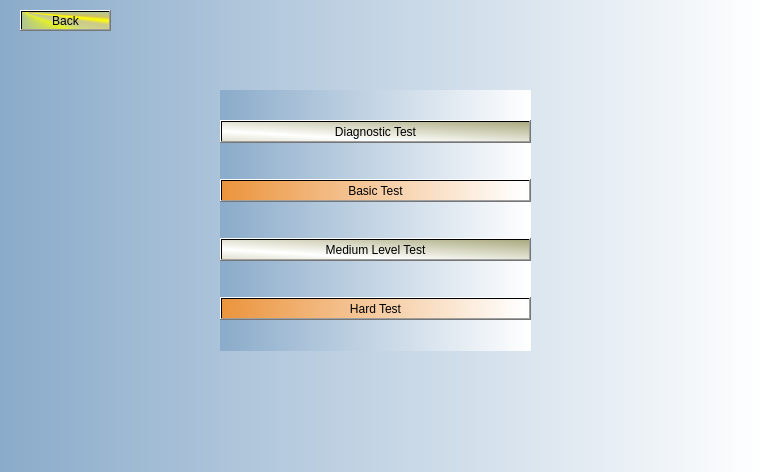
<?xml version="1.0" encoding="UTF-8"?>
<ui version="4.0">
 <class>test</class>
 <widget class="QDialog" name="test">
  <property name="geometry">
   <rect>
    <x>0</x>
    <y>0</y>
    <width>764</width>
    <height>472</height>
   </rect>
  </property>
  <property name="windowTitle">
   <string>Dialog</string>
  </property>
  <property name="styleSheet">
   <string notr="true">background-color: qlineargradient(spread:pad, x1:0, y1:0, x2:1, y2:0, stop:0 rgba(138, 171, 202, 255), stop:1 rgba(255, 255, 255, 255));</string>
  </property>
  <widget class="QWidget" name="verticalLayoutWidget">
   <property name="geometry">
    <rect>
     <x>220</x>
     <y>90</y>
     <width>311</width>
     <height>261</height>
    </rect>
   </property>
   <layout class="QVBoxLayout" name="verticalLayout">
    <item>
     <widget class="QPushButton" name="pushButton">
      <property name="styleSheet">
       <string notr="true">background-color: qlineargradient(spread:reflect, x1:1, y1:0, x2:0.284, y2:0.75, stop:0 rgba(170, 170, 127, 255), stop:1 rgba(255, 255, 255, 255));
font: 75 italic 20pt &quot;Chiller&quot;;</string>
      </property>
      <property name="text">
       <string>Diagnostic Test</string>
      </property>
     </widget>
    </item>
    <item>
     <widget class="QPushButton" name="pushButton_3">
      <property name="styleSheet">
       <string notr="true">font: 75 italic 20pt &quot;Chiller&quot;;
background-color: qlineargradient(spread:pad, x1:0, y1:0, x2:1, y2:0, stop:0 rgba(235, 148, 61, 255), stop:0.98 rgba(255, 255, 255, 255), stop:1 rgba(0, 0, 0, 0));</string>
      </property>
      <property name="text">
       <string>Basic Test</string>
      </property>
     </widget>
    </item>
    <item>
     <widget class="QPushButton" name="pushButton_4">
      <property name="styleSheet">
       <string notr="true">background-color: qlineargradient(spread:reflect, x1:1, y1:0, x2:0.284, y2:0.75, stop:0 rgba(170, 170, 127, 255), stop:1 rgba(255, 255, 255, 255));
font: 75 italic 20pt &quot;Chiller&quot;;</string>
      </property>
      <property name="text">
       <string>Medium Level Test</string>
      </property>
     </widget>
    </item>
    <item>
     <widget class="QPushButton" name="pushButton_2">
      <property name="styleSheet">
       <string notr="true">font: 75 italic 20pt &quot;Chiller&quot;;
background-color: qlineargradient(spread:pad, x1:0, y1:0, x2:1, y2:0, stop:0 rgba(235, 148, 61, 255), stop:0.98 rgba(255, 255, 255, 255), stop:1 rgba(0, 0, 0, 0));</string>
      </property>
      <property name="text">
       <string>Hard Test</string>
      </property>
     </widget>
    </item>
   </layout>
  </widget>
  <widget class="QPushButton" name="pushButton_6">
   <property name="geometry">
    <rect>
     <x>20</x>
     <y>10</y>
     <width>91</width>
     <height>21</height>
    </rect>
   </property>
   <property name="styleSheet">
    <string notr="true">background-color: qconicalgradient(cx:0, cy:0, angle:135, stop:0 rgba(255, 255, 0, 69), stop:0.375 rgba(255, 255, 0, 69), stop:0.423533 rgba(251, 255, 0, 145), stop:0.45 rgba(247, 255, 0, 208), stop:0.477581 rgba(255, 244, 71, 130), stop:0.518717 rgba(255, 218, 71, 130), stop:0.55 rgba(255, 255, 0, 255), stop:0.57754 rgba(255, 203, 0, 130), stop:0.625 rgba(255, 255, 0, 69), stop:1 rgba(255, 255, 0, 69));
font: 75 14pt &quot;MS Sans Serif&quot;;</string>
   </property>
   <property name="text">
    <string>Back</string>
   </property>
  </widget>
 </widget>
 <resources/>
 <connections/>
</ui>
